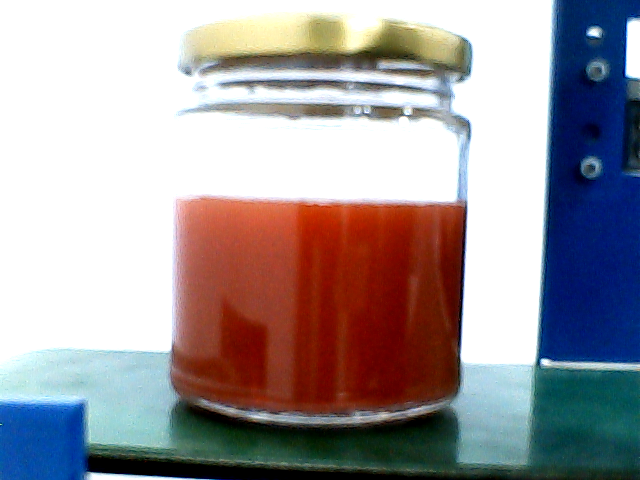
#> input picture level_detection_code/Original_Images/img_1656324968.09.png, 640 x 480 px, given in place of the camera
$ python main.py
#> lines starting #> are read from the running program, lines starting #| are printed output that depends on the picture; after the words box and inside, x2 and y2 are one past the last pixel; in counts of white or black regions, pixels touching at a corner belong together; long printed decimals are rounded
# -------- Libraries--------------
import cv2
from matplotlib import pyplot as plt
import imutils
import numpy as np
from datetime import datetime
import time
import os

now = datetime.now()
dt_string = now.strftime("%d/%m/%Y %H:%M:%S")
Current_seconds = 0
Previous_seconds = 0
Current_seconds1 = 0
Previous_seconds1 = int(round(time.time()))
sort = 0
first_state = 1
img = '0'
contours_1 = '0'
jar_clone = '0'
img_name = '0'
img_file = '0'


def creating_files():
    path = os.getcwd()
    path_1 = path + '/Original_Images'
    isFile = os.path.isdir(path_1)
    print(isFile)
    if not isFile:
        path_1 = path + '/Original_Images'
        os.mkdir(path_1)
        print('Original_Images is missing [Created!!]')

    path_1 = path + '/Cropped_Images'
    isFile = os.path.isdir(path_1)
    if not isFile:
        path_1 = path + '/Cropped_Images'
        os.mkdir(path_1)
        print('Cropped_Images is missing [Created!!]')

    path_1 = path + '/Detected_Images'
    isFile = os.path.isdir(path_1)
    if not isFile:
        path_1 = path + '/Detected_Images'
        os.mkdir(path_1)
        path_2 = path_1 + "/Under_filled"
        os.mkdir(path_2)
        path_2 = path_1 + "/Over_filled"
        os.mkdir(path_2)
        path_2 = path_1 + "/Perfect_filled"
        os.mkdir(path_2)
        print('Detected_Images is missing [Created!!]')


def data_logging(state_):
    global now
    global dt_string
    dt_string = now.strftime("%d/%m/%Y %H:%M:%S")
    with open("Data_Logging.txt", "a") as f:
        f.write(f"Level detected is {state_},Time: {dt_string}\n")


def capture():
    try:
        global now
        image_name1 = "0"
        image_file1 = "0"
        webcam = 0  # 1 - for external webcam
        cam = cv2.VideoCapture(webcam, cv2.CAP_DSHOW)
        img_counter = 0

        if cam.isOpened():
            while True:
                ret, frame = cam.read()
                if not ret:
                    print("failed to grab frame")
                    break
                cv2.imshow("Level_Detection", frame)

                # [12 lines of commented-out code are left out]

                cv2.waitKey(2000)
                if img_counter < 1:
                    image_name1 = "img_{}.png".format(float("{:.2f}".format(time.time())))
                    image_file1 = "Original_Images/" + image_name1
                    cv2.imwrite(image_file1, frame)
                    print("{} written!".format(image_name1))
                    img_counter += 1
                else:
                    break

            cam.release()
            cv2.destroyAllWindows()
            return "Connected", image_file1, image_name1
        else:
            print("Alert ! Camera disconnected")
            return "Disconnected", "Empty", "Empty"

    except KeyboardInterrupt:
        print("KeyboardInterrupt")
        pass


def level_detection_code():
    global jar_clone
    global img_file
    global img_name
    global img

    status, image__file, image__name = capture()
#> in capture, frame is the input picture: shape (480, 640, 3); mean B, G, R 157.2, 153.3, 159.7
    img_name = image__name
    img_file = image__file

    # ====================
    # img_path = "Original_Images/"  # Load the image and Resize it
    # img_name = "opencv_frame_15.png"
    # img_file = img_path + img_name
    # ====================

    # ==========Cropping image===========
    img = cv2.imread(img_file)
    dimension = img.shape
#> dimension = (480, 640, 3)
    # width = int(dimension[1]/2)
    # height = int(dimension[0]/2)
    # img = cv2.resize(img, (width, height))

    print("Shape of the image", dimension)  # Shape of the image
#| Shape of the image (480, 640, 3)
    r1, r2 = 0, 430
    c1, c2 = 140, 490
    # [rows, columns]
    img = img[r1:r2, c1:c2]
    # cv2.imshow("IMG in level_detecion",img)
    # cv2.imshow('Cropped_Image', img)
    cv2.imwrite("Cropped_Images/" + "Cropped_" + img_name, img)
    # cv2.waitKey(1000)
    cv2.destroyAllWindows()
    # ===========================================

    # ============= Colour detection ==============
    grid_RGB = cv2.cvtColor(img, cv2.COLOR_BGR2RGB)  # Convert the image color from BGR to RGB
    # plt.figure(figsize=(7,5))
    # plt.title("img")
    # plt.imshow(grid_RGB)

    grid_HSV = cv2.cvtColor(grid_RGB, cv2.COLOR_RGB2HSV)  # Convert the image color from RGB to HSV
#> grid_HSV: shape (430, 350, 3); mean H, S, V 23.1, 101.1, 186.8

    lower = np.array([0, 100, 50])  # Set the color range to be detected
    upper = np.array([20, 255, 255])

    mask = cv2.inRange(grid_HSV, lower, upper)  # Masking the image
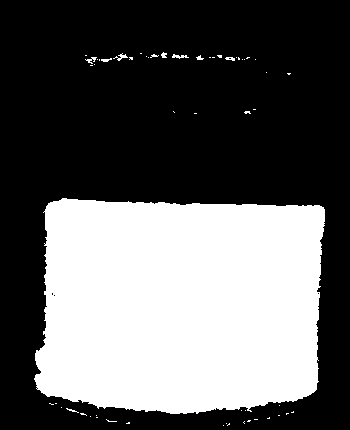
#> mask: shape (430, 350); 37.5% white; 56 white regions (47 under 20 px), largest, box (x1, y1, x2, y2) and area: (34, 198, 325, 414) 56084, (172, 54, 189, 59) 43, (113, 53, 128, 61) 42
    # plt.figure(figsize=(7,5))
    # plt.imshow(mask)

    res = cv2.bitwise_and(grid_RGB, grid_RGB, mask=mask)
    # [5 lines of commented-out code are left out]
    grey_1 = cv2.cvtColor(res, cv2.COLOR_BGR2GRAY)
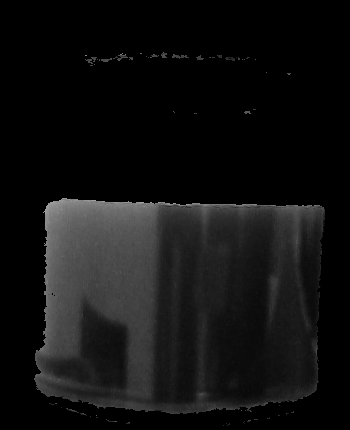
#> grey_1: shape (430, 350); min 0, max 166, mean 16.9

    (thresh, blackAndWhiteImage) = cv2.threshold(grey_1, 10, 255, cv2.THRESH_BINARY)
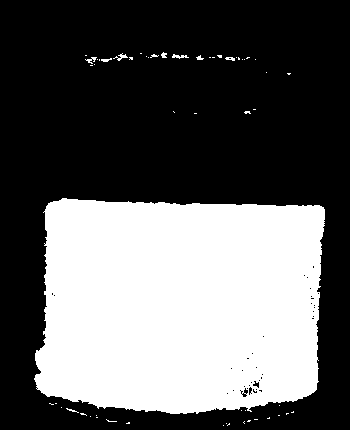
#> blackAndWhiteImage: shape (430, 350); 37.5% white; 56 white regions (47 under 20 px), largest, box (x1, y1, x2, y2) and area: (34, 198, 325, 414) 55965, (172, 54, 189, 59) 43, (113, 53, 128, 61) 42

    # cv2.imshow('Black white image', blackAndWhiteImage)
    # cv2.waitKey(0)
    inverted_image = cv2.bitwise_not(blackAndWhiteImage)
    # cv2.imshow('inverted_imageed image', inverted_image)
    # cv2.waitKey(0)
    # ===============================================

    # read image and take first channel only
    jar_channel = inverted_image.copy()

    # draw histogram
    y, x, _ = plt.hist(jar_channel.ravel(), 256, [0, 256])
#> y = 256 values, max 94117 at index 255, min 0 at index 1, mean 587.9; x = 257 values from 0 to 256

    plt.show()
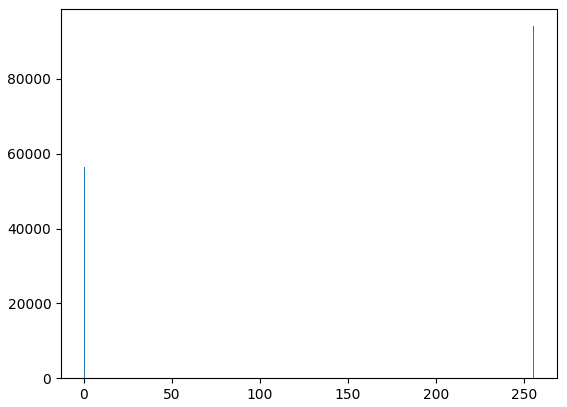
#> figure drawn by matplotlib, 1 panel; tallest bar 94117 high, from x = 255 to 256

    # manual threshold
    (T, jar_threshold) = cv2.threshold(jar_channel, 50, 255, cv2.THRESH_BINARY_INV)
    # cv2.imshow("Bottle Gray Threshold", jar_threshold)
    # cv2.waitKey(0)

    # apply opening operation
    kernel = cv2.getStructuringElement(cv2.MORPH_RECT, (5, 5))
    jar_open = cv2.morphologyEx(jar_threshold, cv2.MORPH_OPEN, kernel)
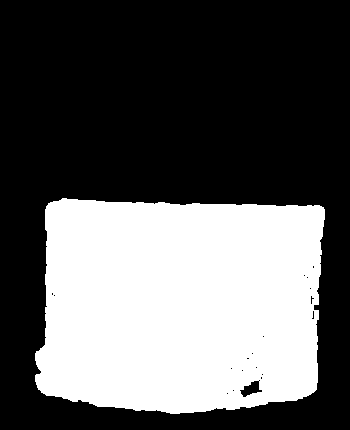
#> jar_open: shape (430, 350); 37% white; 1 white region
    # cv2.imshow("Bottle Open 5 x 5", jar_open)
    # cv2.waitKey(0)

    # find all contours
    contours = cv2.findContours(jar_open.copy(), cv2.RETR_EXTERNAL, cv2.CHAIN_APPROX_SIMPLE)
#> contours = 1 contour; box (x1, y1, x2, y2) and area: (35, 198, 325, 414) 55438
    contours = imutils.grab_contours(contours)
    jar_clone = jar_channel.copy()
    img_1 = img.copy()
    # print(type(img))
    # cv2.imshow("img", img)
    # cv2.waitKey(0)
    cv2.drawContours(img_1, contours, -1, (255, 0, 0), 2)
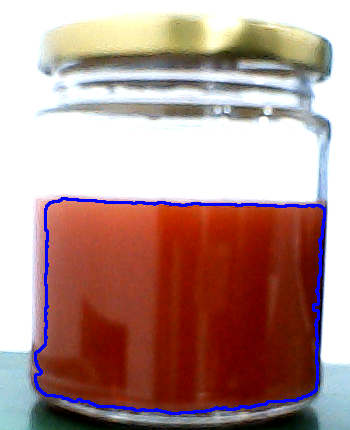
#> img_1: shape (430, 350, 3); mean B, G, R 141.6, 146.2, 179.7
    # cv2.imshow("All Contours", img_1)
    # cv2.imshow("img", img)
    # cv2.waitKey(0)

    # sort contours by area

    areas = [cv2.contourArea(contour) for contour in contours]
#> areas = [55437.5]
    # print(areas)
    (contours, areas) = zip(*sorted(zip(contours, areas), key=lambda a: a[1]))
#> areas = (55437.5,)
    global contours_1
    contours_1 = contours
#> contours_1 has the same summary as contours
    # print contour with largest area
    jar_clone = jar_channel.copy()
    img_2 = img.copy()
    # cv2.imshow("img for largest contrours", img)
    cv2.drawContours(img_2, [contours[-1]], -1, (255, 0, 0), 2)
    # cv2.imshow("Largest contour", img_2)
    # cv2.waitKey(0)

    # draw bounding box, calculate aspect and display decision

    jar_clone = img.copy()
    (x, y, w, h) = cv2.boundingRect(contours[-1])
#> x = 35; y = 198; w = 290; h = 216
    aspectRatio = w / float(h)
#> aspectRatio = 1.34
    aspectRatio = 1 / aspectRatio
#> aspectRatio = 0.745
    aspectRatio = round(aspectRatio, 3)
    print(aspectRatio)
#| 0.745
    return aspectRatio


def decision_block():
    sort = 0
    state = ""
    jar_clone = img.copy()

    # cv2.imshow("img in decision block",img)
    (x, y, w, h) = cv2.boundingRect(contours_1[-1])
    if aspectRatio > 0.9:
        cv2.rectangle(jar_clone, (x, y), (x + w, y + h), (255, 0, 0), 2)
        cv2.putText(jar_clone, "Over filled, cf={value:.3f}".format(value=aspectRatio, ),
                    (x + 10, y + 20),
                    cv2.FONT_HERSHEY_PLAIN, 2, (0, 0, 0), 2)
        state = "Over_filled"
        print("Overfilled queatity: ", aspectRatio - 0.92)
        sort = 1
        data_logging(state)
    elif 0.77 < aspectRatio < 0.92:
        cv2.rectangle(jar_clone, (x, y), (x + w, y + h), (0, 255, 0), 2)
        cv2.putText(jar_clone, "Perfect, cf={value:.3f}".format(value=aspectRatio, ), (x + 10, y + 20),
                    cv2.FONT_HERSHEY_PLAIN, 2, (0, 255, 0), 2)
        state = "Perfect_filled"
        data_logging(state)

    elif aspectRatio < 0.77:
        cv2.rectangle(jar_clone, (x, y), (x + w, y + h), (0, 0, 0), 2)
        cv2.putText(jar_clone, "Under filled,{value:.3f}".format(value=aspectRatio), (x + 10, y + 20),
                    cv2.FONT_HERSHEY_PLAIN, 2, (255, 0, 0), 2)
        state = "Under_filled"
        print("Underfilled queatity: ", 0.77 - aspectRatio)
        sort = 1
        data_logging(state)

    cv2.imshow("Decision", jar_clone)
    cv2.imwrite(f"Detected_Images/{state}/" + "Detected_" + img_name, jar_clone)
    cv2.waitKey(0)
    cv2.destroyAllWindows()
    return sort


if __name__ == '__main__':
    creating_files()
    while True:
        try:
            Current_seconds = float("{:.2f}".format(time.time()))
            if Current_seconds - Previous_seconds > 10:
                print("Entered the loop: .............")
                Previous_seconds = Current_seconds
                aspectRatio = level_detection_code()  # getting aspectRatio value from the function
#> aspectRatio = 0.745
                sort = decision_block()  # getting decision for sorting from the decision block
#> in decision_block, `(x, y, w, h) = cv2.boundingRect(contours_1[-1])`: x = 35; y = 198; w = 290; h = 216
#> in decision_block, `cv2.putText(jar_clone, "Under filled,{value:.3f}".format(value=aspectR..`:
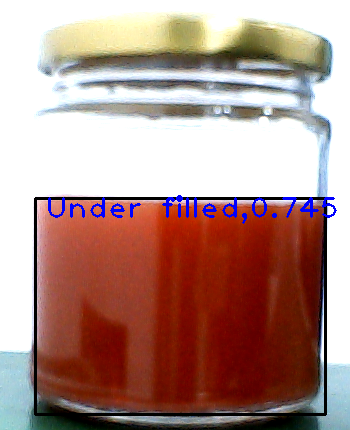
#> jar_clone: shape (430, 350, 3); mean B, G, R 136.1, 143.5, 177.2
#| Underfilled queatity:  0.025

            if sort == 1:
                if first_state == 1:
                    Previous_seconds1 = int(round(time.time()))
                first_state = 0
                Current_seconds1 = int(round(time.time()))
                if Current_seconds1 - Previous_seconds1 > 5:
                    Previous_seconds = Current_seconds
                    print("Sort the jar")
                    sort = 0

        except KeyboardInterrupt:
            print("[Closed!]KeyboardInterrupt occurred")
            exit()
        except ValueError:
            print("No bottle detected")
